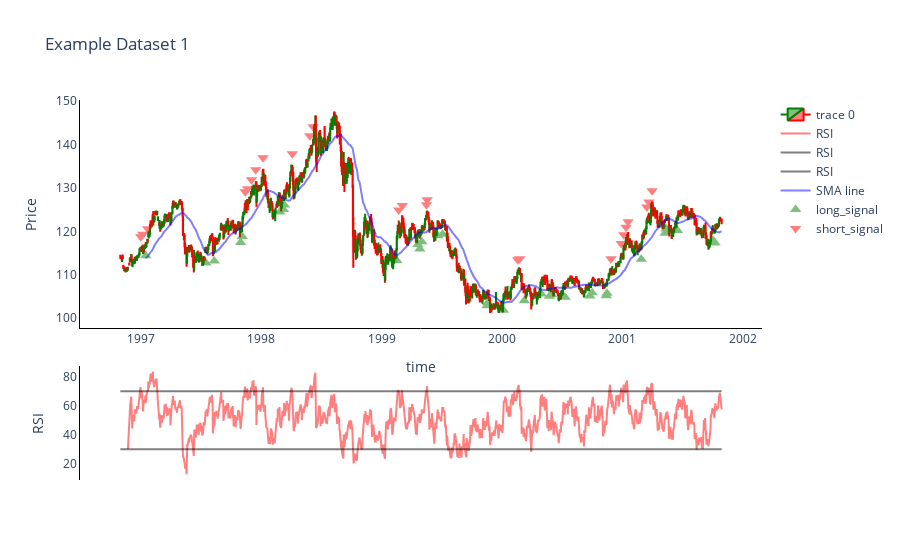

Source (notebook cell):
### Code cell
#Setting Layout
layout = go.Layout(
    title="Example Dataset 1",
    plot_bgcolor="white",  # Sets background color to white
    legend=dict(
        # Adjust click behavior
        itemclick="toggleothers",
        itemdoubleclick="toggle"),
    
    hovermode = 'x',
    hoverdistance = 100, #Distance to show hover label of data point
    spikedistance = 1000, #Distance to show spike
    
    xaxis=dict(
        title="time",
        linecolor="black",  # Sets color of X-axis line
        showspikes = True, #Show spike line for x-axis
        spikethickness = 2,
        spikedash =  "dot",
        spikecolor = "#999999",
        spikemode = "across",
        showgrid=False  # Removes X-axis grid lines
    ),
    yaxis=dict(
        domain=[0.4,1],
        title="Price",
        linecolor="black",  # Sets color of Y-axis line
        showgrid=False,  # Removes Y-axis grid lines
    ),
    yaxis2=dict(
        domain=[0,0.3],
        anchor="x2",
        title="RSI",
        linecolor="black",  # Sets color of Y-axis line
        showgrid=False,  # Removes Y-axis grid lines 
    ))


data = []
#Candlestick Data
TS = go.Candlestick(x=df.index,
                    open=df['Open'],
                    high=df['High'],
                    low=df['Low'],
                    close=df['Close'],
                    increasing_line_color = 'Green',decreasing_line_color = 'Red')
data.append(TS)


#Indicator Part Lower Part
#RSI
date_generated = pd.date_range(df.index[0], periods=len(df))
rsi = go.Scatter(x=df.Open.index, 
                    y=RSI, 
                    mode='lines', name='RSI',marker=dict(color = 'Red'),opacity=0.5, 
                    yaxis="y2",xaxis='x1')

rsi_l_line = go.Scatter(x=df.index, 
                    y=pd.Series(30, index =date_generated), 
                    mode='lines', name='RSI',marker=dict(color = 'Black'),opacity=0.5, 
                    yaxis="y2",xaxis='x1')

rsi_u_line = go.Scatter(x=df.index, 
                    y=pd.Series(70, index =date_generated), 
                    mode='lines', name='RSI',marker=dict(color = 'Black'),opacity=0.5, 
                    yaxis="y2",xaxis='x1')
data.append(rsi)
data.append(rsi_l_line)
data.append(rsi_u_line)



#Indicator Part Upper Part

SMA = go.Scatter(x=df.index, 
                    y=MA, 
                    mode='lines', name='SMA line',marker=dict(color = 'blue'),opacity=0.5)

data.append(SMA)
 

#Signal Part
Long_Signal = go.Scatter(
                    x=df.index, 
                    y=df.entry_position, 
                    mode='markers', marker_symbol = "triangle-up", marker_size=10,
                    name='long_signal',marker=dict(color = 'green'),opacity=0.5)
Short_Signal = go.Scatter(
                    x=df.index, 
                    y=df.exit_position  , 
                    mode='markers', marker_symbol = "triangle-down", marker_size=10,
                    name='short_signal',marker=dict(color = 'red'),opacity=0.5)
data.append(Long_Signal)
data.append(Short_Signal)



fig = go.Figure(data=data, layout=layout)

fig.update_layout(xaxis_rangeslider_visible=False)
fig.show(config={"displayModeBar": True, "showTips": False})

### Figure 1 — Plotly figure (JSON) as saved in the notebook; plotly's stock layout.template omitted (floating-point values rounded to 4 significant figures; data arrays with more than 128 entries replaced by an {"elided": "..."} marker saying what was removed)
{"data": [{"close": {"elided": "1290 float values"}, "decreasing": {"line": {"color": "Red"}}, "high": {"elided": "1290 float values"}, "increasing": {"line": {"color": "Green"}}, "low": {"elided": "1290 float values"}, "open": {"elided": "1290 float values"}, "type": "candlestick", "x": {"elided": "1290 str values"}}, {"marker": {"color": "Red"}, "mode": "lines", "name": "RSI", "opacity": 0.5, "type": "scatter", "x": {"elided": "1290 str values"}, "xaxis": "x", "y": {"elided": "1290 float values"}, "yaxis": "y2"}, {"marker": {"color": "Black"}, "mode": "lines", "name": "RSI", "opacity": 0.5, "type": "scatter", "x": {"elided": "1290 str values"}, "xaxis": "x", "y": {"elided": "1290 int values"}, "yaxis": "y2"}, {"marker": {"color": "Black"}, "mode": "lines", "name": "RSI", "opacity": 0.5, "type": "scatter", "x": {"elided": "1290 str values"}, "xaxis": "x", "y": {"elided": "1290 int values"}, "yaxis": "y2"}, {"marker": {"color": "blue"}, "mode": "lines", "name": "SMA line", "opacity": 0.5, "type": "scatter", "x": {"elided": "1290 str values"}, "y": {"elided": "1290 float values"}}, {"marker": {"color": "green", "size": 10, "symbol": "triangle-up"}, "mode": "markers", "name": "long_signal", "opacity": 0.5, "type": "scatter", "x": {"elided": "1290 str values"}, "y": {"elided": "1290 float values"}}, {"marker": {"color": "red", "size": 10, "symbol": "triangle-down"}, "mode": "markers", "name": "short_signal", "opacity": 0.5, "type": "scatter", "x": {"elided": "1290 str values"}, "y": {"elided": "1290 float values"}}], "layout": {"hoverdistance": 100, "hovermode": "x", "legend": {"itemclick": "toggleothers", "itemdoubleclick": "toggle"}, "plot_bgcolor": "white", "spikedistance": 1000, "title": {"text": "Example Dataset 1"}, "xaxis": {"linecolor": "black", "rangeslider": {"visible": false}, "showgrid": false, "showspikes": true, "spikecolor": "#999999", "spikedash": "dot", "spikemode": "across", "spikethickness": 2, "title": {"text": "time"}}, "yaxis": {"domain": [0.4, 1], "linecolor": "black", "showgrid": false, "title": {"text": "Price"}}, "yaxis2": {"anchor": "x2", "domain": [0, 0.3], "linecolor": "black", "showgrid": false, "title": {"text": "RSI"}}}}
